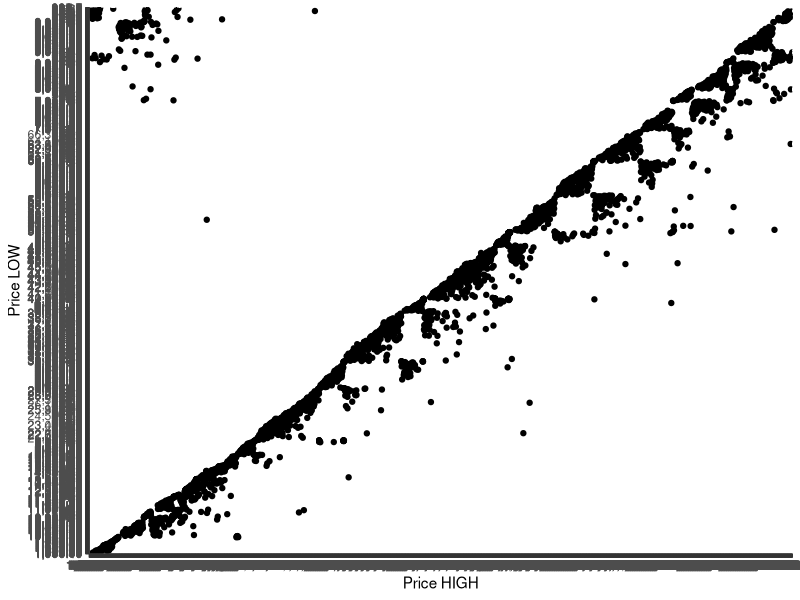
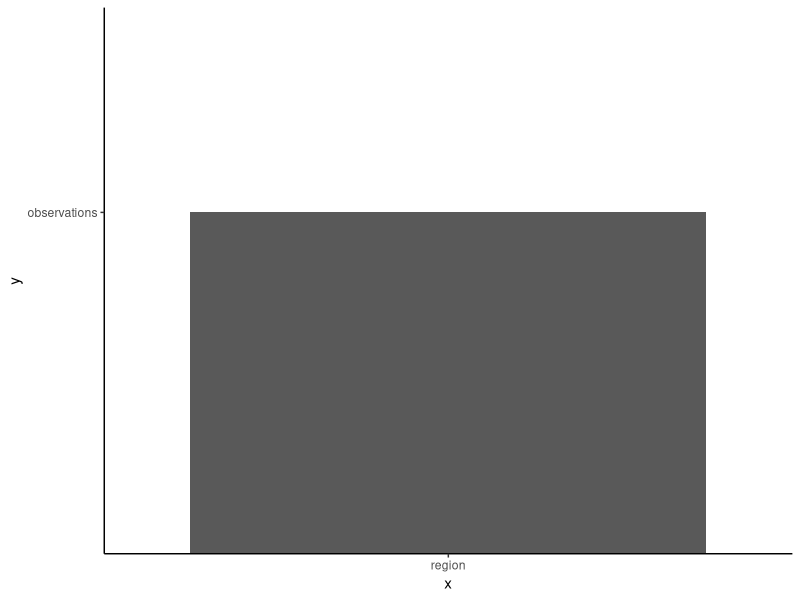
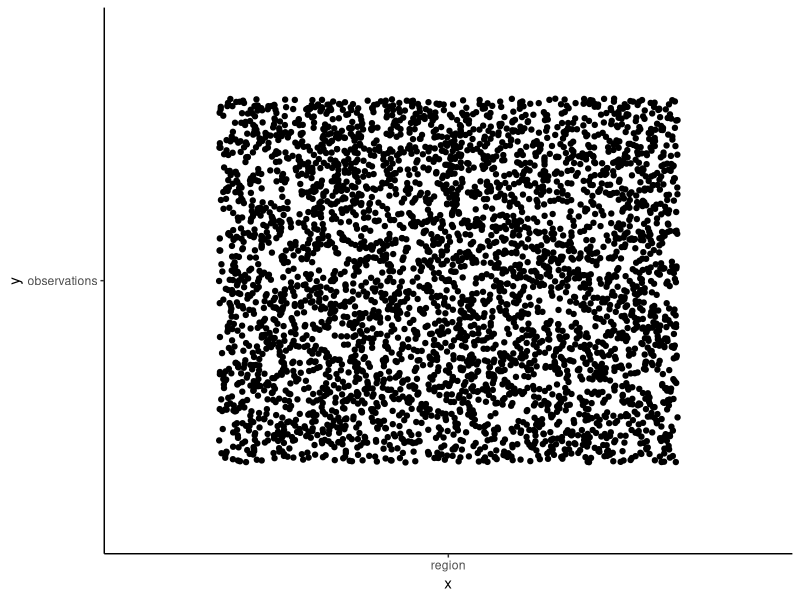

The R source for these figures, in order:
#Exercise 10
install.packages("ggplot2")

#load a package every time you wish to use it
library(ggplot2)

#1 (FYI: please have patience as the plot will take a long time to load as it is the bitcoin daily HIHG/LOW prices for the past 10 years, lots of data points!)
setwd("~/Desktop/Biocomp_tutorial12-main/")
Bitcoin<-read.table("Bitcoin.txt", header=TRUE, sep="\t", stringsAsFactors=FALSE)
head(Bitcoin)

#Scatter plot and tread line
ggplot(data=Bitcoin, aes(x=High, y=Low))+ 
  geom_point()+ 
  stat_smooth(method="lm", formula="y~x")+
  xlab("Price HIGH")+
  ylab("Price LOW")
  theme_classic()


#2
data1<-read.table("data.txt", header=TRUE, sep="\t", stringsAsFactors=FALSE)

#barplot
ggplot(data=data1, aes(x="region", y="observations"))+ 
  stat_summary(fun=mean, geom="bar")+
  theme_classic()

#scatter plot
ggplot(data=data1, aes(x="region", y="observations"))+
  geom_jitter()+
  geom_point()+
  theme_classic()